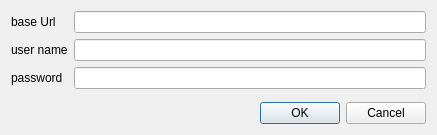
<?xml version="1.0" encoding="UTF-8"?>
<ui version="4.0">
 <class>Config</class>
 <widget class="QDialog" name="Config">
  <property name="geometry">
   <rect>
    <x>0</x>
    <y>0</y>
    <width>437</width>
    <height>135</height>
   </rect>
  </property>
  <property name="windowTitle">
   <string>Dialog</string>
  </property>
  <layout class="QVBoxLayout" name="verticalLayout">
   <item>
    <layout class="QFormLayout" name="formLayout_2">
     <item row="0" column="0">
      <widget class="QLabel" name="labelBaseUrll">
       <property name="text">
        <string>base Url</string>
       </property>
      </widget>
     </item>
     <item row="0" column="1">
      <widget class="QLineEdit" name="baseUrl"/>
     </item>
     <item row="1" column="0">
      <widget class="QLabel" name="labelUsername">
       <property name="text">
        <string>user name</string>
       </property>
      </widget>
     </item>
     <item row="1" column="1">
      <widget class="QLineEdit" name="userName"/>
     </item>
     <item row="2" column="0">
      <widget class="QLabel" name="labelPassword">
       <property name="text">
        <string>password</string>
       </property>
      </widget>
     </item>
     <item row="2" column="1">
      <widget class="QLineEdit" name="password">
       <property name="echoMode">
        <enum>QLineEdit::Password</enum>
       </property>
      </widget>
     </item>
    </layout>
   </item>
   <item>
    <widget class="QDialogButtonBox" name="buttonBox">
     <property name="orientation">
      <enum>Qt::Horizontal</enum>
     </property>
     <property name="standardButtons">
      <set>QDialogButtonBox::Cancel|QDialogButtonBox::Ok</set>
     </property>
    </widget>
   </item>
  </layout>
 </widget>
 <resources/>
 <connections>
  <connection>
   <sender>buttonBox</sender>
   <signal>accepted()</signal>
   <receiver>Config</receiver>
   <slot>accept()</slot>
   <hints>
    <hint type="sourcelabel">
     <x>248</x>
     <y>254</y>
    </hint>
    <hint type="destinationlabel">
     <x>157</x>
     <y>274</y>
    </hint>
   </hints>
  </connection>
  <connection>
   <sender>buttonBox</sender>
   <signal>rejected()</signal>
   <receiver>Config</receiver>
   <slot>reject()</slot>
   <hints>
    <hint type="sourcelabel">
     <x>316</x>
     <y>260</y>
    </hint>
    <hint type="destinationlabel">
     <x>286</x>
     <y>274</y>
    </hint>
   </hints>
  </connection>
 </connections>
</ui>
